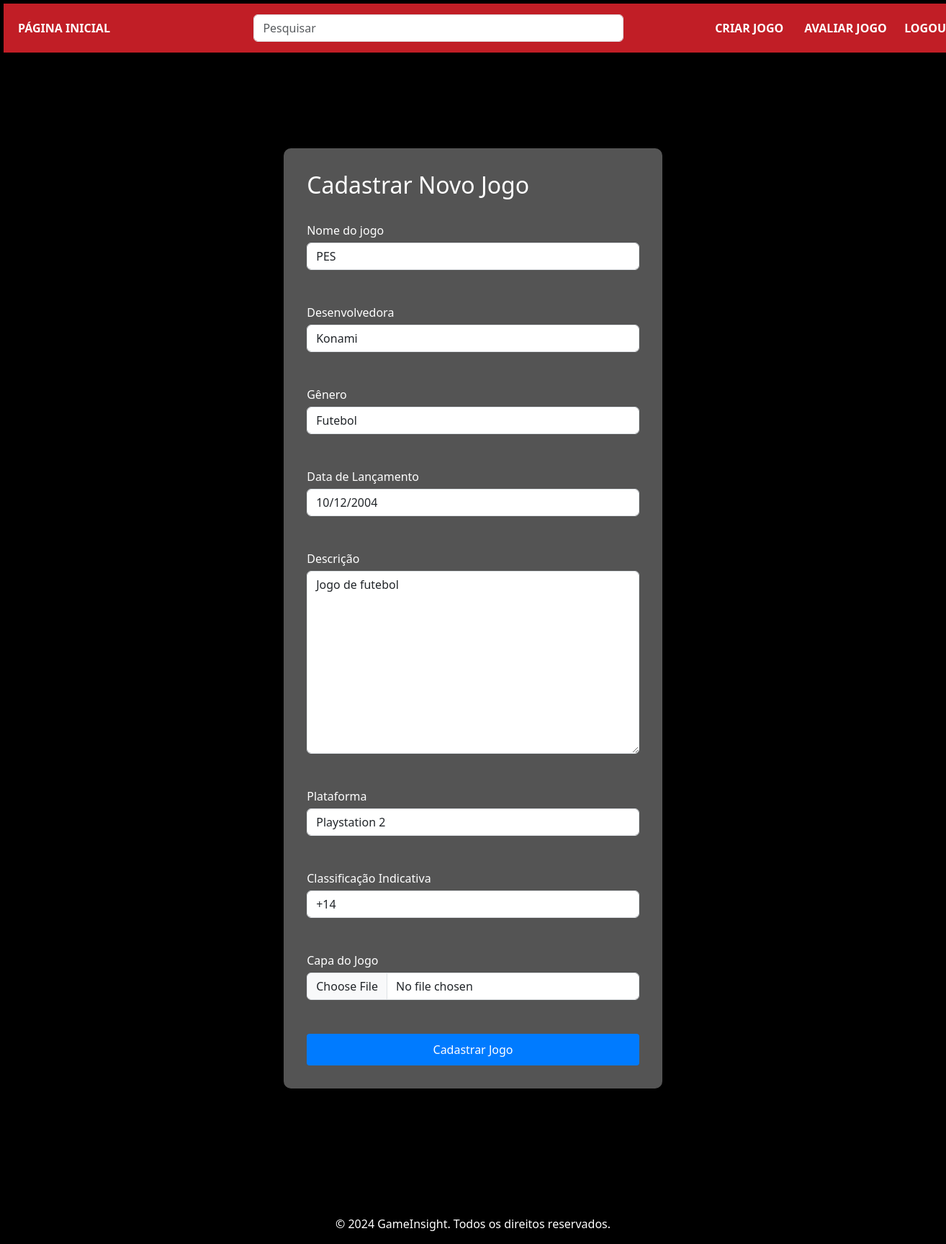
The page /jogos/atualizar/2 (signed in) on the database as committed earlier.
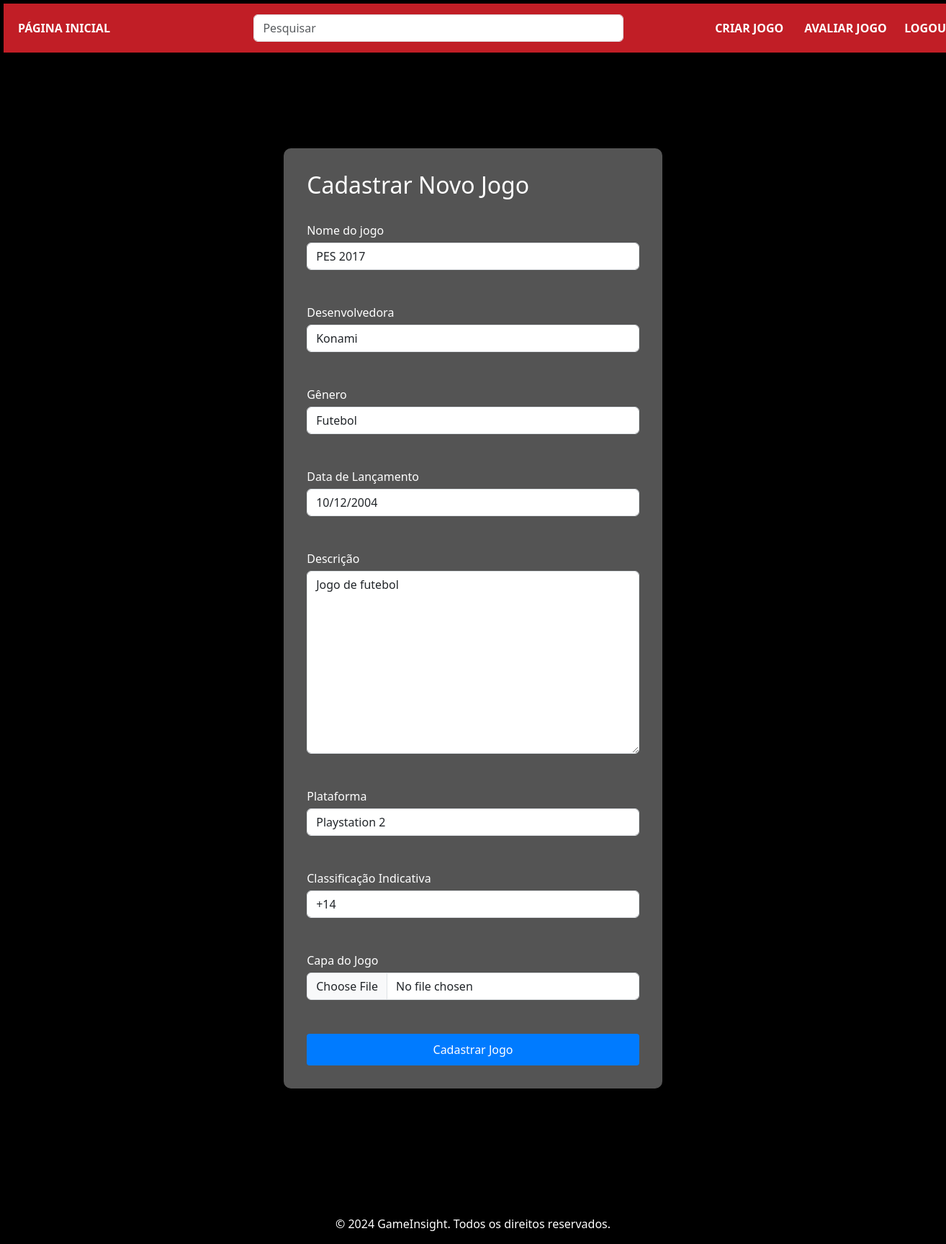
The same page on the database as committed later.
### gameinsight/models.py (models this page shows, shortened)
class Jogo(models.Model):
    nome = models.CharField(max_length=100)
    desenvolvedora = models.CharField(max_length=100)
    genero = models.ForeignKey(Genero, on_delete=models.CASCADE)
    data_lancamento = models.DateField()
    descricao = models.TextField()
    plataforma = models.ForeignKey(Plataforma, on_delete=models.CASCADE)
    classificacao = models.ForeignKey(Classificacao, on_delete=models.CASCADE)
    capa = models.ImageField(upload_to='capas/', null=True, blank=True)
    media = models.FloatField(default=0.0)

### jogos/views.py (the view)
# urls.py: path('atualizar/<int:id>', views.jogo_atualizar, name='jogo_atualizar'),
@login_required(login_url='usuarios:login')
@has_role_decorator("Admin")
def jogo_atualizar(request, id):
    jogo = Jogo.objects.get(id=id)
    if request.method == 'POST':
        form = JogoForm(request.POST, request.FILES, instance=jogo)
        if form.is_valid():
            jogo_form = form.save(commit=False)
            if 'capa' not in request.FILES:
                jogo_form.capa = jogo.capa
            jogo_form.save()
            messages.success(request, 'Jogo atualizado com sucesso!')
            return redirect('index')
    else:
        form = JogoForm(instance=jogo)
    contexto = {
        'form': form
    }
    return render(request, 'gameinsight/pages/jogo_form.html', contexto)

### gameinsight/forms.py
class JogoForm(forms.ModelForm):
    class Meta:
        model = Jogo
        fields = ('nome', 'desenvolvedora', 'genero', 'data_lancamento', 'descricao', 'plataforma', 'classificacao', 'capa')
        widgets = {
            'nome': forms.TextInput(attrs={'class': 'form-control'}),
            'desenvolvedora': forms.TextInput(attrs={'class': 'form-control'}),
            'genero': forms.Select(attrs={'class': 'form-control'}),
            'data_lancamento': forms.DateInput(attrs={'class': 'form-control'}),
            'descricao': forms.Textarea(attrs={'class': 'form-control'}),
            'plataforma': forms.Select(attrs={'class': 'form-control'}),
            'classificacao': forms.Select(attrs={'class': 'form-control'}),
            'capa': forms.FileInput(attrs={'class': 'form-control'}),
        }

### gameinsight/models.py (called while the page is built)
    def __str__(self):
        return self.nome

    def __str__(self):
        return self.nome

    def __str__(self):
        return self.nome

### gameinsight/templates/gameinsight/pages/jogo_form.html (shortened to what this page needs)
{% extends "gameinsight/base.html" %}
{% block content %}
<div class="main-container">
    <h2 class="login-title">Cadastrar Novo Jogo</h2>
    <form class="form-login"  method="post" enctype="multipart/form-data">
        <div class="form-group">
            <label for="nome">Nome do jogo</label>
            {{ form.nome }}
        </div>
        <div class="form-group">
            <label for="desenvolvedora">Desenvolvedora</label>
            {{ form.desenvolvedora }}
        </div>
        <div class="form-group">
            <label for="genero">Gênero</label>
            {{ form.genero }}
        </div>
        <div class="form-group">
            <label for="data_lancamento">Data de Lançamento</label>
            {{ form.data_lancamento }}
        </div>
        <div class="form-group">
            <label for="descricao">Descrição</label>
            {{ form.descricao }}
        </div>
        <div class="form-group">
            <label for="plataforma">Plataforma</label>
            {{ form.plataforma }}
        </div>
        <div class="form-group">
            <label for="classificacao">Classificação Indicativa</label>
            {{ form.classificacao }}
        </div>
        <div class="form-group">
            <label for="capa">Capa do Jogo</label>
            {{ form.capa }}
        </div>
        <button type="submit" class="btn-create">Cadastrar Jogo</button>
    </form>
</div>
{% endblock %}

### gameinsight/templates/gameinsight/base.html (shortened to what this page needs)
<!DOCTYPE html>
<html lang="pt-br">
<head>
{% include 'gameinsight/partials/head.html' %}
</head>
<body>
    {% include 'gameinsight/partials/header.html' %}
    {% block content %}
    {% endblock content %}
</body>
{% include 'gameinsight/partials/footer.html' %}
</html>

### gameinsight/templates/gameinsight/partials/head.html (shortened to what this page needs)
{% load static %}
<head>
    <link rel="stylesheet" href="https://cdnjs.cloudflare.com/ajax/libs/font-awesome/6.7.2/css/all.min.css" />
    <link rel="stylesheet" href="{% static 'css/style.css' %}">
    <link href="https://cdn.jsdelivr.net/npm/bootstrap@5.3.3/dist/css/bootstrap.min.css" rel="stylesheet">
</head>

### gameinsight/templates/gameinsight/partials/header.html (shortened to what this page needs)
{% load permission_tags %}
<header>
    <ul class="header-container">
        <li class="item link-home"><a class="link-item" href="{% url 'index' %}">PÁGINA INICIAL</a>
        </li>
        <form action="{% url 'index' %}" method="get" class="search-form">
            <input class="form-control search-input" type="search" placeholder="Pesquisar" aria-label="Pesquisar" name="q" value="{{ request.GET.q }}">
        </form>
        <div class="authenticate-links">
            {% if request.user.is_authenticated %}
                {% if user|has_role:'Admin' %}
                    <li class="item link-criar"><a class="link-item" href="{% url 'jogos:jogo_criar' %}">CRIAR JOGO</a></li>
                {% endif %}
                <li class="item link-avaliar"><a class="link-item"
                    href="{% url 'avaliacoes:avaliacao_criar' %}">AVALIAR JOGO</a></li>
                <li class="item logout-item"><a class="link-item" href="{% url 'usuarios:logout' %}">LOGOUT</a></li>
            {% else %}
                <li class="item"><a class="link-item" href="{% url 'usuarios:register' %}">INSCREVER-SE</a></li>
                <li class="item"><a class="link-item" href="{% url 'usuarios:login' %}">LOGIN</a></li>
            {% endif %}
        </div>
    </ul>
</header>

### gameinsight/templates/gameinsight/partials/footer.html
<footer>
    <p>© 2024 GameInsight. Todos os direitos reservados.</p>
</footer>

### gameinsight/static/css/style.css (style rules this page uses)
* { margin: 0; padding: 0; box-sizing: border-box; }
body { display: flex; width: 100%; flex-direction: column; min-height: 100vh; margin: 0; overflow-x: hidden; background-color: blue; color: #fff; }
.header-container { background-color: #c11e26; padding: 15px 20px; display: flex; width: 100%; align-items: center; margin: 5px; gap: 10%; }
.authenticate-links { display: flex; min-width: 250px; gap: 1.5rem; margin-right: 2rem; }
.item { font-weight: bold; list-style: none; }
.link-avaliar { min-width: 115px; }
.link-criar { min-width: 100px; }
.link-item { text-decoration: none; color: white; }
.link-home { min-width: 200px; }
.main-container { width: 40%; margin: 8rem auto; background-color: #545454; padding: 2rem; border-radius: 10px; color: #fff; }
.login-title { font-size: 2rem; margin-bottom: 2rem; }
.form-login { display: flex; flex-direction: column; gap: 2rem; justify-content: center; }
footer { display: flex; justify-content: center; align-items: center; }
.form-group { margin-bottom: 15px; }
.form-group label { display: block; margin-bottom: 5px; }
.btn-create { background-color: #007bff; text-decoration: none; color: white; padding: 10px 15px; border: none; cursor: pointer; font-size: 16px; border-radius: 4px; transition: 300ms ease-in-out; }
footer { margin-top: 3rem; }
.search-form { display: flex; width: 60%; }

### gameinsight/templates/gameinsight/partials/head.html (style rules this page uses)
body { background-color: black; color: #fff; }

Rows that differ between the two databases and show on the page:
changed Jogo "Konami": nome "PES" → "PES 2017"
